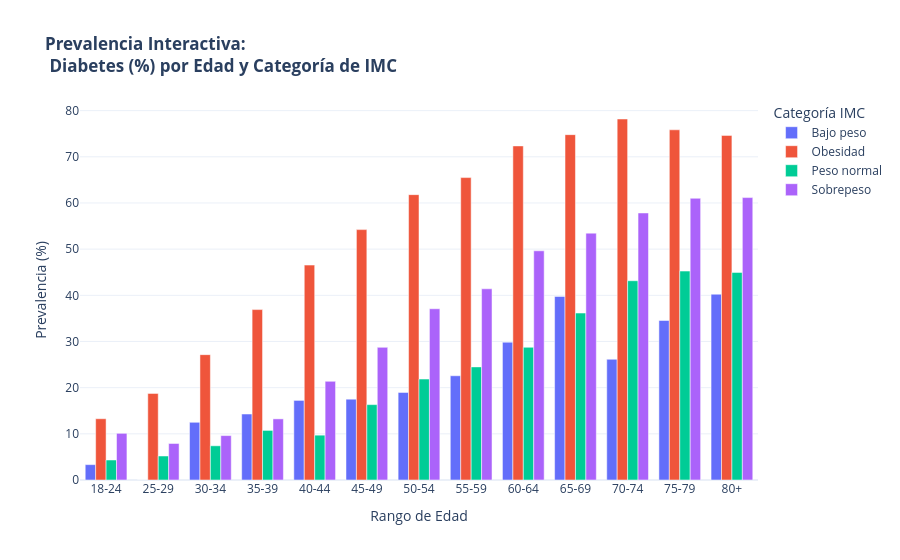

Source (notebook cell):
### Markdown cell above
### 5.5 Visualización Interactiva de Patrones de Riesgo (`Plotly`)

Para profundizar en el análisis bivariado y explorar la interacción dinámica entre los factores de riesgo principales, generamos una visualización interactiva utilizando la librería **Plotly**. 

**Objetivos del gráfico:**
- **Exploración dinámica:** Permitir la inspección detallada de datos al pasar el cursor (hover) por subgrupos específicos de población.
- **Normalización epidemiológica:** Representar las métricas en escala estandarizada de **casos por cada 1.000 habitantes** para facilitar la comparación equitativa de riesgo entre categorías.
- **Interacción de factores:** Observar cómo la acumulación de comorbilidades (`Risk_Score`) y los rangos de edad/IMC afectan simultáneamente la prevalencia de la diabetes.

### Code cell
# Agrupar datos para la visualización interactiva
df_plotly = df_clean.groupby(['Age_Group', 'BMI_Cat'], observed=False)['Diabetes_binary'].mean().reset_index()
df_plotly['Prevalencia_Pct'] = (df_plotly['Diabetes_binary'] * 100).round(2)

# Crear gráfico de barras interactivo
fig = px.bar(
    df_plotly, 
    x='Age_Group', 
    y='Prevalencia_Pct', 
    color='BMI_Cat',
    barmode='group',
    title='<b>Prevalencia Interactiva: <br> Diabetes (%) por Edad y Categoría de IMC</b>',
    labels={'Age_Group': 'Rango de Edad', 'Prevalencia_Pct': 'Prevalencia (%)', 'BMI_Cat': 'Categoría IMC'},
    template='plotly_white'
)

fig.show()

### Figure 1 — Plotly figure (JSON) as saved in the notebook; plotly's stock layout.template omitted (floating-point values rounded to 4 significant figures)
{"data": [{"alignmentgroup": "True", "hovertemplate": "Categoría IMC=Bajo peso<br>Rango de Edad=%{x}<br>Prevalencia (%)=%{y}<extra></extra>", "legendgroup": "Bajo peso", "marker": {"color": "#636efa", "pattern": {"shape": ""}}, "name": "Bajo peso", "offsetgroup": "Bajo peso", "orientation": "v", "showlegend": true, "textposition": "auto", "type": "bar", "x": ["18-24", "25-29", "30-34", "35-39", "40-44", "45-49", "50-54", "55-59", "60-64", "65-69", "70-74", "75-79", "80+"], "xaxis": "x", "y": [3.33, 0.0, 12.5, 14.29, 17.24, 17.5, 18.97, 22.58, 29.85, 39.77, 26.15, 34.55, 40.24], "yaxis": "y"}, {"alignmentgroup": "True", "hovertemplate": "Categoría IMC=Obesidad<br>Rango de Edad=%{x}<br>Prevalencia (%)=%{y}<extra></extra>", "legendgroup": "Obesidad", "marker": {"color": "#EF553B", "pattern": {"shape": ""}}, "name": "Obesidad", "offsetgroup": "Obesidad", "orientation": "v", "showlegend": true, "textposition": "auto", "type": "bar", "x": ["18-24", "25-29", "30-34", "35-39", "40-44", "45-49", "50-54", "55-59", "60-64", "65-69", "70-74", "75-79", "80+"], "xaxis": "x", "y": [13.27, 18.76, 27.15, 36.91, 46.55, 54.23, 61.81, 65.5, 72.36, 74.8, 78.19, 75.85, 74.64], "yaxis": "y"}, {"alignmentgroup": "True", "hovertemplate": "Categoría IMC=Peso normal<br>Rango de Edad=%{x}<br>Prevalencia (%)=%{y}<extra></extra>", "legendgroup": "Peso normal", "marker": {"color": "#00cc96", "pattern": {"shape": ""}}, "name": "Peso normal", "offsetgroup": "Peso normal", "orientation": "v", "showlegend": true, "textposition": "auto", "type": "bar", "x": ["18-24", "25-29", "30-34", "35-39", "40-44", "45-49", "50-54", "55-59", "60-64", "65-69", "70-74", "75-79", "80+"], "xaxis": "x", "y": [4.33, 5.2, 7.41, 10.74, 9.71, 16.33, 21.86, 24.5, 28.74, 36.16, 43.16, 45.25, 44.96], "yaxis": "y"}, {"alignmentgroup": "True", "hovertemplate": "Categoría IMC=Sobrepeso<br>Rango de Edad=%{x}<br>Prevalencia (%)=%{y}<extra></extra>", "legendgroup": "Sobrepeso", "marker": {"color": "#ab63fa", "pattern": {"shape": ""}}, "name": "Sobrepeso", "offsetgroup": "Sobrepeso", "orientation": "v", "showlegend": true, "textposition": "auto", "type": "bar", "x": ["18-24", "25-29", "30-34", "35-39", "40-44", "45-49", "50-54", "55-59", "60-64", "65-69", "70-74", "75-79", "80+"], "xaxis": "x", "y": [10.11, 7.91, 9.62, 13.24, 21.37, 28.73, 37.09, 41.41, 49.64, 53.47, 57.84, 61.02, 61.17], "yaxis": "y"}], "layout": {"barmode": "group", "legend": {"title": {"text": "Categoría IMC"}, "tracegroupgap": 0}, "title": {"text": "<b>Prevalencia Interactiva: <br> Diabetes (%) por Edad y Categoría de IMC</b>"}, "xaxis": {"anchor": "y", "domain": [0, 1], "title": {"text": "Rango de Edad"}}, "yaxis": {"anchor": "x", "domain": [0, 1], "title": {"text": "Prevalencia (%)"}}}}
